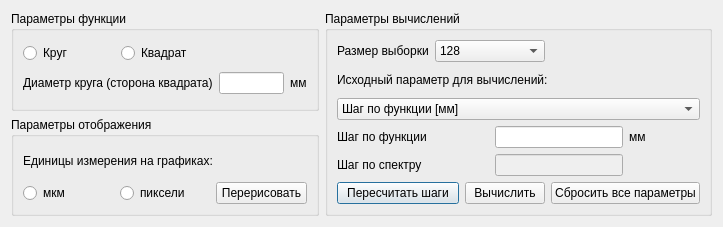
<?xml version="1.0" encoding="UTF-8"?>
<ui version="4.0">
 <class>lab5</class>
 <widget class="QDialog" name="lab5">
  <property name="geometry">
   <rect>
    <x>0</x>
    <y>0</y>
    <width>717</width>
    <height>227</height>
   </rect>
  </property>
  <property name="windowTitle">
   <string>lab5</string>
  </property>
  <layout class="QGridLayout" name="gridLayout_2">
   <item row="0" column="0">
    <widget class="QGroupBox" name="groupBox_function">
     <property name="title">
      <string>Параметры функции</string>
     </property>
     <layout class="QGridLayout" name="gridLayout_3">
      <item row="0" column="0">
       <widget class="QRadioButton" name="radioCircle">
        <property name="text">
         <string>Круг</string>
        </property>
       </widget>
      </item>
      <item row="0" column="1" colspan="2">
       <widget class="QRadioButton" name="radioSquare">
        <property name="text">
         <string>Квадрат</string>
        </property>
       </widget>
      </item>
      <item row="1" column="0" colspan="2">
       <widget class="QLabel" name="label_size">
        <property name="text">
         <string>Диаметр круга (сторона квадрата)</string>
        </property>
       </widget>
      </item>
      <item row="1" column="2">
       <widget class="QLineEdit" name="lineEdit_size">
        <property name="text">
         <string/>
        </property>
       </widget>
      </item>
      <item row="1" column="3">
       <widget class="QLabel" name="label_mm">
        <property name="text">
         <string>мм</string>
        </property>
       </widget>
      </item>
     </layout>
    </widget>
   </item>
   <item row="0" column="1" rowspan="2">
    <widget class="QGroupBox" name="groupBox_calc">
     <property name="title">
      <string>Параметры вычислений</string>
     </property>
     <layout class="QGridLayout" name="gridLayout">
      <item row="0" column="0">
       <widget class="QLabel" name="label_sample">
        <property name="text">
         <string>Размер выборки</string>
        </property>
       </widget>
      </item>
      <item row="0" column="1" colspan="3">
       <widget class="QComboBox" name="comboBox_sample">
        <item>
         <property name="text">
          <string>128</string>
         </property>
        </item>
        <item>
         <property name="text">
          <string>256</string>
         </property>
        </item>
        <item>
         <property name="text">
          <string>512</string>
         </property>
        </item>
        <item>
         <property name="text">
          <string>1024</string>
         </property>
        </item>
        <item>
         <property name="text">
          <string>2048</string>
         </property>
        </item>
       </widget>
      </item>
      <item row="1" column="0" colspan="5">
       <widget class="QLabel" name="label_base_param">
        <property name="text">
         <string>Исходный параметр для вычислений:</string>
        </property>
       </widget>
      </item>
      <item row="2" column="0" colspan="6">
       <widget class="QComboBox" name="comboBox_base">
        <item>
         <property name="text">
          <string>Шаг по функции [мм]</string>
         </property>
        </item>
        <item>
         <property name="text">
          <string>Шаг по милиметру [1/мм]</string>
         </property>
        </item>
       </widget>
      </item>
      <item row="3" column="0" colspan="3">
       <widget class="QLabel" name="label_step_func">
        <property name="text">
         <string>Шаг по функции</string>
        </property>
       </widget>
      </item>
      <item row="3" column="3" colspan="2">
       <widget class="QLineEdit" name="lineEdit_step_func">
        <property name="text">
         <string/>
        </property>
       </widget>
      </item>
      <item row="3" column="5">
       <widget class="QLabel" name="label_mm2">
        <property name="text">
         <string>мм</string>
        </property>
       </widget>
      </item>
      <item row="4" column="0" colspan="3">
       <widget class="QLabel" name="label_step_spec">
        <property name="text">
         <string>Шаг по спектру</string>
        </property>
       </widget>
      </item>
      <item row="4" column="3" colspan="2">
       <widget class="QLineEdit" name="lineEdit_step_spec">
        <property name="enabled">
         <bool>false</bool>
        </property>
        <property name="text">
         <string/>
        </property>
       </widget>
      </item>
      <item row="5" column="0" colspan="2">
       <widget class="QPushButton" name="button_recalc">
        <property name="text">
         <string>Пересчитать шаги</string>
        </property>
       </widget>
      </item>
      <item row="5" column="2" colspan="2">
       <widget class="QPushButton" name="button_calc">
        <property name="text">
         <string>Вычислить</string>
        </property>
       </widget>
      </item>
      <item row="5" column="4" colspan="2">
       <widget class="QPushButton" name="button_reset">
        <property name="text">
         <string>Сбросить все параметры</string>
        </property>
       </widget>
      </item>
     </layout>
    </widget>
   </item>
   <item row="1" column="0">
    <widget class="QGroupBox" name="groupBox_display">
     <property name="title">
      <string>Параметры отображения</string>
     </property>
     <layout class="QGridLayout" name="gridLayout_4">
      <item row="0" column="0" colspan="3">
       <widget class="QLabel" name="label_units">
        <property name="text">
         <string>Единицы измерения на графиках:</string>
        </property>
       </widget>
      </item>
      <item row="1" column="0">
       <widget class="QRadioButton" name="radioMicrons">
        <property name="text">
         <string>мкм</string>
        </property>
       </widget>
      </item>
      <item row="1" column="1">
       <widget class="QRadioButton" name="radioPixels">
        <property name="text">
         <string>пиксели</string>
        </property>
       </widget>
      </item>
      <item row="1" column="2">
       <widget class="QPushButton" name="button_redraw">
        <property name="text">
         <string>Перерисовать</string>
        </property>
       </widget>
      </item>
     </layout>
    </widget>
   </item>
  </layout>
 </widget>
 <resources/>
 <connections/>
</ui>
